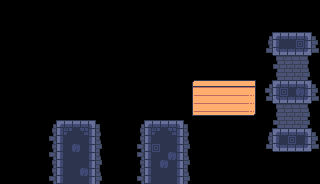

Tiled map render using the project's own tile images. Description and the map definition, with tile-layer contents summarised, below:
An orthogonal 40x23 tile map with 8x8 px tiles, 2 tile layers (Background, Base), 5 tilesets and 18 objects.

<map version="1.10" tiledversion="1.10.2" orientation="orthogonal" renderorder="right-down" width="40" height="23" tilewidth="8" tileheight="8" infinite="0" nextlayerid="4" nextobjectid="167">
 <tileset firstgid="1" source="../tileset.tsx" />
 <tileset firstgid="1025" source="../LevelEditor/big.tsx" />
 <tileset firstgid="1281" source="../LevelEditor/small.tsx" />
 <tileset firstgid="2305" source="../LevelEditor/wide.tsx" />
 <tileset firstgid="2817" source="../LevelEditor/Tall.tsx" />
 <layer id="3" name="Background" width="40" height="23">
  <data>[920 cells, 120 non-empty, 21 distinct tile ids]</data>
 </layer>
 <layer id="1" name="Base" width="40" height="23">
  <data>[920 cells, 125 non-empty, 13 distinct tile ids]</data>
 </layer>
 <objectgroup id="2" name="Objects">
  <object id="140" gid="1025" x="155.75" y="115.25" width="16" height="16">
   <properties>
    <property name="object" value="player" />
   </properties>
  </object>
  <object id="141" gid="2385" x="108" y="136" width="16" height="8">
   <properties>
    <property name="object" value="weighter" />
   </properties>
  </object>
  <object id="142" gid="1547" x="60.75" y="119.25" width="8" height="8">
   <properties>
    <property name="object" value="number_box" />
   </properties>
  </object>
  <object id="143" x="194" y="105">
   <properties>
    <property name="height" type="int" value="1" />
    <property name="object" value="math_multi_row" />
    <property name="signals" value="1" />
    <property name="table" value="1_-4=8+_" />
    <property name="width" type="int" value="10" />
   </properties>
   <point />
  </object>
  <object id="144" gid="1539" x="176" y="119.75" width="8" height="8">
   <properties>
    <property name="object" value="number" />
    <property name="value" type="int" value="2" />
   </properties>
  </object>
  <object id="145" x="194" y="89">
   <properties>
    <property name="height" type="int" value="1" />
    <property name="object" value="math_multi_row" />
    <property name="signals" value="0" />
    <property name="table" value="5-_=4" />
    <property name="width" type="int" value="10" />
   </properties>
   <point />
  </object>
  <object id="146" gid="1441" x="143.75" y="119.5" width="8" height="8">
   <properties>
    <property name="object" value="stone" />
   </properties>
  </object>
  <object id="147" gid="1409" x="71.447" y="80" width="8" height="8">
   <properties>
    <property name="object" value="key" />
   </properties>
  </object>
  <object id="148" gid="1027" x="284" y="80" width="16" height="16">
   <properties>
    <property name="object" value="door" />
   </properties>
  </object>
  <object id="149" gid="2307" x="256" y="160" width="16" height="8">
   <properties>
    <property name="max" type="int" value="-10" />
    <property name="min" type="int" value="0" />
    <property name="mode" value="vertical" />
    <property name="object" value="signal_platform" />
    <property name="signal" type="int" value="0" />
   </properties>
  </object>
  <object id="150" gid="2323" x="228" y="125" width="16" height="8">
   <properties>
    <property name="max" type="int" value="-4" />
    <property name="min" type="int" value="0" />
    <property name="mode" value="horizontal" />
    <property name="object" value="signal_platform" />
    <property name="signal" type="int" value="1" />
   </properties>
  </object>
  <object id="160" gid="2307" x="68" y="88" width="16" height="8">
   <properties>
    <property name="max" type="int" value="3" />
    <property name="min" type="int" value="0" />
    <property name="mode" value="vertical" />
    <property name="object" value="signal_platform" />
    <property name="signal" type="int" value="0" />
   </properties>
  </object>
  <object id="161" gid="1411" x="296" y="120" width="8" height="8">
   <properties>
    <property name="object" value="coin" />
   </properties>
  </object>
  <object id="162" gid="1411" x="72" y="64" width="8" height="8">
   <properties>
    <property name="object" value="coin" />
   </properties>
  </object>
  <object id="163" gid="1028" x="156" y="120" width="16" height="16">
   <properties>
    <property name="object" value="spawn" />
   </properties>
  </object>
  <object id="164" gid="1026" x="80" y="120" width="16" height="16">
   <properties>
    <property name="lines">Весы считают кол-во предметов на них и передают это число на зеленый блок.
Зеленый блок можно использовать в примерах.
Еще на него можно встать.</property>
    <property name="object" value="sign" />
   </properties>
  </object>
  <object id="165" gid="1026" x="280" y="128" width="16" height="16">
   <properties>
    <property name="lines" value="Сюда можно положить ключ." />
    <property name="object" value="sign" />
   </properties>
  </object>
  <object id="166" x="0" y="0">
   <properties>
    <property name="object" value="dialogueTrigger" />
    <property name="path" value="dialogues/weight.json" />
   </properties>
   <point />
  </object>
 </objectgroup>
</map>
